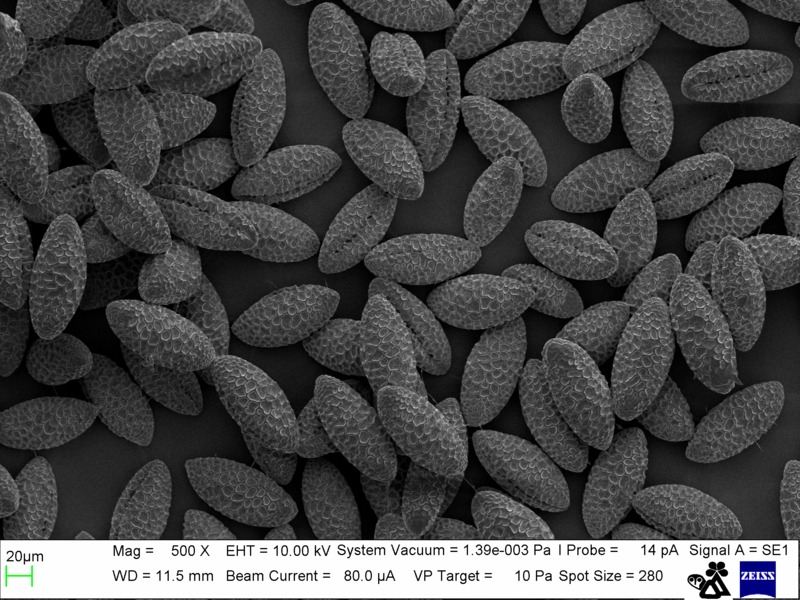
#> input picture Pollen_500x_-_SEM_MUSE.jpg, 800 x 600 px
$ jupyter execute LocalStandardDeviationFilter.ipynb
#> lines starting #> are read from the running program, lines starting #| are printed output that depends on the picture; after the words box and inside, x2 and y2 are one past the last pixel; in counts of white or black regions, pixels touching at a corner belong together
[cell 1]
from matplotlib import pyplot as plt
from scipy.ndimage import generic_filter
from skimage.filters import threshold_otsu, threshold_minimum
from skimage.filters import rank
from skimage.morphology import disk, isotropic_opening
from skimage import io, img_as_ubyte
import numpy as np

# Loading the original image
img = io.imread('Pollen_500x_-_SEM_MUSE.jpg')[:,:,0][:520,:]
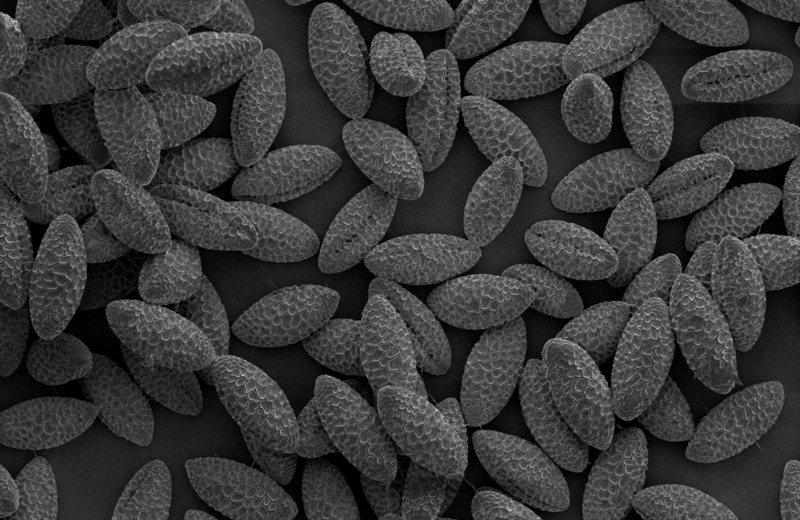
#> img: shape (520, 800); min 0, max 206, mean 57.8
Fig, axes = plt.subplots(2,2,figsize=(12,8))
ax = axes.ravel()
# Original image
ax[0].imshow(img, 'gray')
ax[0].set_title('Original')

# Thresh_Otsu
thresh_otsu = threshold_otsu(img)
#> thresh_otsu = 55
ax[1].imshow(img > thresh_otsu, 'gray')
ax[1].set_title('Thresh_Otsu')

# Thresh_Triangle
thresh_adapt = rank.otsu(img, disk(100))
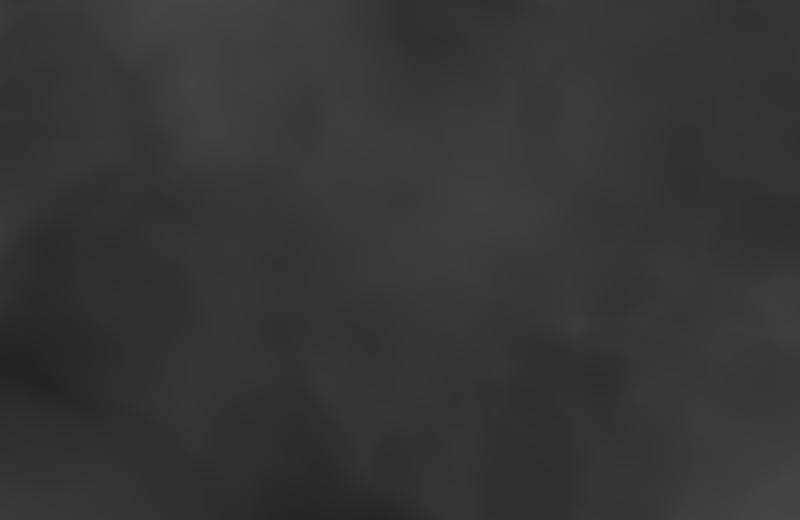
#> thresh_adapt: shape (520, 800); min 36, max 69, mean 53.4
ax[2].imshow(img > thresh_adapt, 'gray')
ax[2].set_title('Adaptive Thresh_Otsu')

# Thresh_Minimum
thresh_min = threshold_minimum(img)
#> thresh_min = 7
ax[3].imshow(img > thresh_min, 'gray')
ax[3].set_title('Thresh_Minimum')

plt.show()
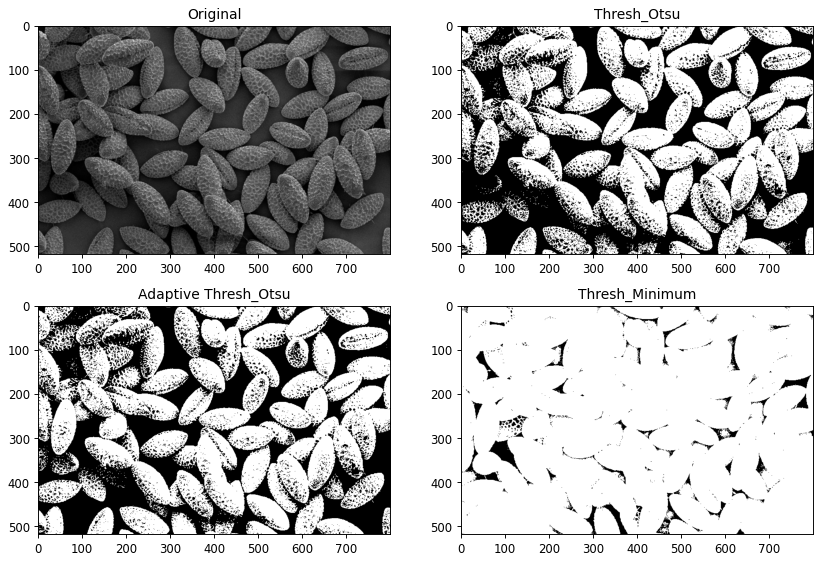
#> figure drawn by matplotlib, 4 panels

[cell 2]
# STD Filtering
Fig, axes = plt.subplots(1,3,figsize=(18,4))
ax = axes.ravel()

# STD Filtering with scipy.ndimage.generic_filter
filt_img = generic_filter(img, np.std, footprint=np.ones((15,15)), mode='nearest')
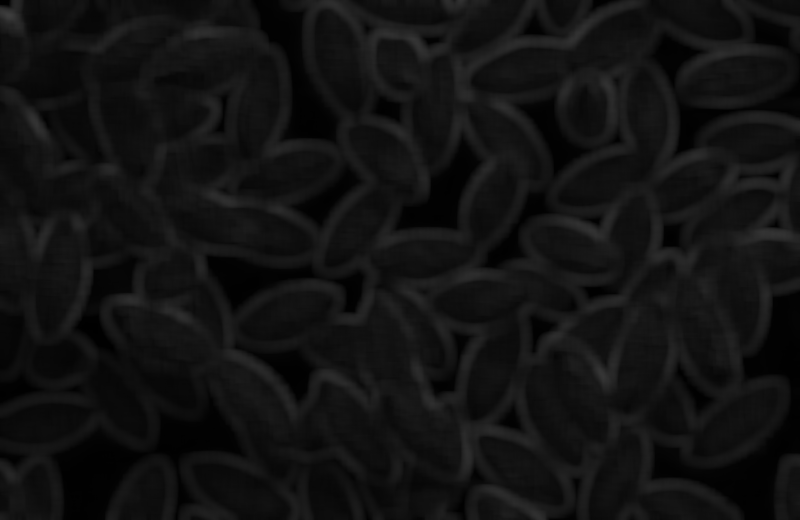
#> filt_img: shape (520, 800); min 0, max 61, mean 17.8
ax[0].imshow(filt_img, 'gray')
ax[0].set_title('STD_Filtered Image')

# Binary image minimum thresholded
thresh_std = threshold_minimum(filt_img)
#> thresh_std = 6
binary = img_as_ubyte(filt_img > thresh_std)
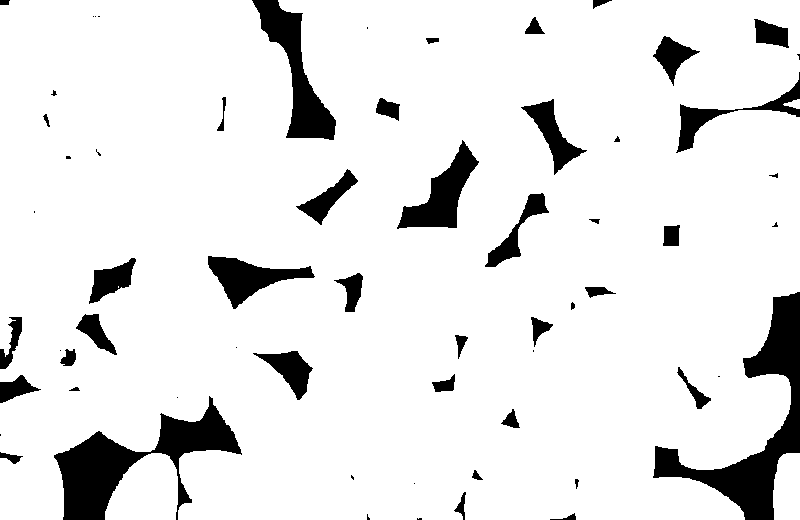
#> binary: shape (520, 800); 90.3% white; 62 black regions (20 under 20 px), largest, box (x1, y1, x2, y2) and area: (653, 292, 800, 520) 8529, (54, 396, 242, 520) 7719, (252, 0, 336, 140) 3986
binary = isotropic_opening(binary, 15).astype(np.uint8)
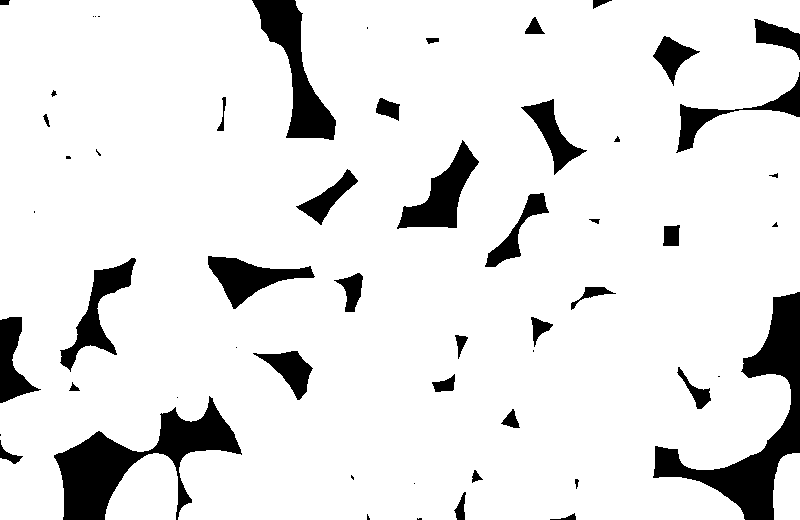
#> binary: shape (520, 800); values 0 (black) and 1 (white), 89.7% white; 56 black regions (17 under 20 px), largest, box (x1, y1, x2, y2) and area: (653, 292, 800, 520) 8664, (54, 396, 242, 520) 7978, (252, 0, 336, 140) 4225
ax[1].imshow(binary, 'gray')
ax[1].set_title('Binary Image')

# The binary image on the original image
ax[2].imshow(img, 'gray')
ax[2].imshow(binary, alpha=0.4)
ax[2].set_title('Overlapped Images')
plt.show()
